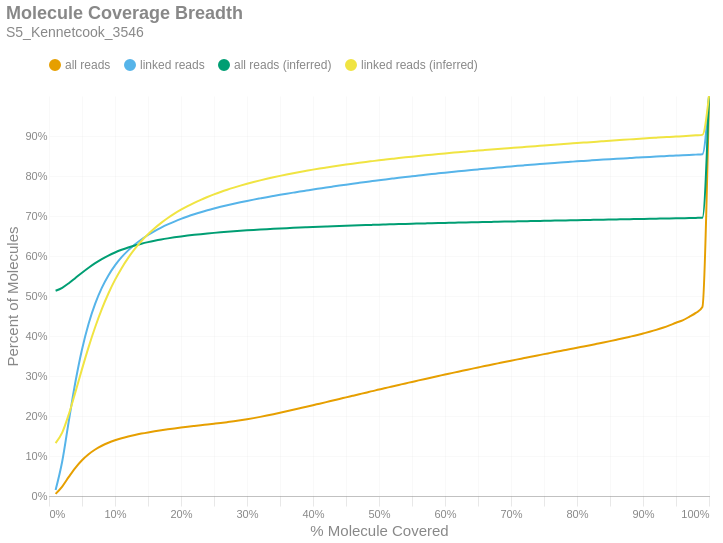

The code cell stored with this chart in its notebook:
### Markdown cell above
### Molecule Read Coverage
This chart shows molecule coverage breadth as computed by the number of bases aligned to that molecule. In other words, "*how much of each unique long molecule is actually sequenced/aligned?*" Keep in mind there is a distinction between sequences and alignments, since some sequences belonging to a particular molecule may not align well and wouldn't appear in the alignment data. This chart also shows molecule coverage breadth as computed by the *inferred fragment* from which the aligned sequences originate. Unlike read coverage, this calculation takes into account the total insert size, including unsequenced gaps between the forward and reverse reads. Like the previous figures, these are cumulative percents.

### Code cell
if SKIPLR:
    print_html(f"Skipped")
else:
    binned_df = consolidated_hist(valids['coverage_bp'], mask, 0.01, True)
    binned_df_inf = consolidated_hist(valids['coverage_inserts'], mask, 0.01, True)
    binned_df = binned_df.with_columns(pl.lit(binned_df_inf['all reads (cumsum)']).alias('all reads (inferred)'))
    binned_df = binned_df.with_columns(pl.lit(binned_df_inf['linked reads (cumsum)']).alias('linked reads (inferred)'))
    binned_df = binned_df.with_columns(
        (pl.col('bin').cast(pl.Float64) + 0.01).alias('right_edge')
    )

    with SafeRender(binned_df):
        (
            density_plot(binned_df, 'Molecule Coverage Breadth', samplename, 'molcov', ['all reads (inferred)','linked reads (inferred)'])
            .encode(
                #x=alt.X('bin:Q', title="% Molecule Covered").axis(format = '%').scale(padding=0),
                x=alt.X('right_edge:Q', title="% Molecule Covered").axis(format='%').scale(padding=0),
                y=alt.Y('value:Q', title='Percent of Molecules')
                    .axis(format='%')
                    .stack(False)
                    .scale(domainMin=0, padding=0),
                color=alt.Color("key:N").scale(domain = ["all reads", "linked reads", "all reads (inferred)", "linked reads (inferred)"]),
                tooltip = [
                    alt.Tooltip("key:N", title = "Data Type"),
                    alt.Tooltip("range_label:N", title="% Molecule Covered"),
                    alt.Tooltip("value:Q", format = ".2%", title="% Molecules")
                ]
            )
        ).display()

### Figure 1 — Vega-Lite specification as saved in the notebook (floating-point values rounded to 4 significant figures)
{"width": "container", "height": 400, "config": {"title": {"anchor": "start", "dy": -15, "fontSize": 18, "color": "#888888", "subtitleColor": "#888888", "subtitleFontSize": 14}, "arc": {"fill": "#0072B2"}, "axis": {"domainColor": "#888888", "domainWidth": 0.5, "gridWidth": 0.2, "grid": false, "titleFontWeight": 400, "titleFontSize": 15, "labelFontSize": 11, "labelColor": "#888888", "tickColor": "#888888", "tickWidth": 0.2, "titleColor": "#888888"}, "axisBand": {"grid": false}, "axisX": {"grid": true, "tickSize": 10, "domainCap": "round"}, "axisY": {"domain": false, "grid": true, "tickSize": 0, "domainCap": "round"}, "background": "transparent", "header": {"labelFontSize": 15, "labelColor": "#888888", "titleFontSize": 15, "titleFontWeight": 600, "titleColor": "#888888"}, "legend": {"labelFont": "sans-serif", "labelFontSize": 12, "labelColor": "#888888", "symbolSize": 100, "symbolType": "circle", "titleFontSize": 12, "titlePadding": 10, "titleColor": "#888888", "title": null, "orient": "top"}, "range": {"category": ["#E69F00", "#56B4E9", "#009E73", "#F0E442", "#0072B2", "#D55E00", "#CC79A7", "#000000"], "diverging": ["#cfe8f3", "#a2d4ec", "#73bfe2", "#46abdb", "#1696d2", "#12719e"]}, "area": {"fill": "#0072B2", "fillOpacity": 0.7, "line": true, "strokeOpacity": 0.7}, "line": {"color": "#0072B2", "stroke": "#0072B2", "strokeWidth": 2}, "trail": {"color": "#0072B2", "stroke": "#0072B2", "strokeWidth": 0, "size": 1}, "point": {"filled": true, "fillOpacity": 1.0, "size": 95}, "text": {"color": "#888888", "fontSize": 11, "align": "right", "fontWeight": 400, "size": 11}, "bar": {"fill": "#0072B2", "stroke": null}, "view": {"stroke": null, "continuousWidth": 660, "continuousHeight": 400}}, "data": {"name": "data-6b76a223b1acdf2521cb4d417e2a2909"}, "mark": {"type": "line", "interpolate": "monotone", "point": {"opacity": 0, "size": 275}}, "encoding": {"color": {"field": "key", "scale": {"domain": ["all reads", "linked reads", "all reads (inferred)", "linked reads (inferred)"]}, "type": "nominal"}, "tooltip": [{"field": "key", "title": "Data Type", "type": "nominal"}, {"field": "range_label", "title": "% Molecule Covered", "type": "nominal"}, {"field": "value", "format": ".2%", "title": "% Molecules", "type": "quantitative"}], "x": {"axis": {"format": "%"}, "field": "right_edge", "scale": {"padding": 0}, "title": "% Molecule Covered", "type": "quantitative"}, "y": {"axis": {"format": "%"}, "field": "value", "scale": {"domainMin": 0, "padding": 0}, "stack": false, "title": "Percent of Molecules", "type": "quantitative"}}, "params": [{"name": "param_c36ac31b6afebe62", "select": {"type": "point", "fields": ["key"]}, "bind": "legend"}], "title": {"text": "Molecule Coverage Breadth", "subtitle": "S5_Kennetcook_3546"}, "transform": [{"fold": ["all reads (cumsum)", "linked reads (cumsum)", "all reads (inferred)", "linked reads (inferred)"]}, {"calculate": "replace(datum.key, ' (cumsum)', '')", "as": "key"}, {"filter": {"param": "param_c36ac31b6afebe62"}}], "usermeta": {"embedOptions": {"downloadFileName": "S5_Kennetcook_3546.molcov"}}, "$schema": "https://vega.github.io/schema/vega-lite/v6.1.0.json", "datasets": {"data-6b76a223b1acdf2521cb4d417e2a2909": [{"bin": "0.0", "interval": "0.0-0.01", "all reads": 0.005276, "linked reads": 0.0151, "all reads (cumsum)": 0.005276, "linked reads (cumsum)": 0.0151, "range_label": "0.0-0.01", "all reads (inferred)": 0.5131, "linked reads (inferred)": 0.132, "right_edge": 0.01}, {"bin": "0.01", "interval": "0.01-0.02", "all reads": 0.01839, "linked reads": 0.07117, "all reads (cumsum)": 0.02367, "linked reads (cumsum)": 0.08628, "range_label": "0.01-0.02", "all reads (inferred)": 0.5206, "linked reads (inferred)": 0.1583, "right_edge": 0.02}, {"bin": "0.02", "interval": "0.02-0.03", "all reads": 0.02405, "linked reads": 0.101, "all reads (cumsum)": 0.04772, "linked reads (cumsum)": 0.1873, "range_label": "0.02-0.03", "all reads (inferred)": 0.5319, "linked reads (inferred)": 0.2043, "right_edge": 0.03}, {"bin": "0.03", "interval": "0.03-0.04", "all reads": 0.02276, "linked reads": 0.09757, "all reads (cumsum)": 0.07049, "linked reads (cumsum)": 0.2849, "range_label": "0.03-0.04", "all reads (inferred)": 0.545, "linked reads (inferred)": 0.2598, "right_edge": 0.04}, {"bin": "0.04", "interval": "0.04-0.05", "all reads": 0.01896, "linked reads": 0.08154, "all reads (cumsum)": 0.08945, "linked reads (cumsum)": 0.3664, "range_label": "0.04-0.05", "all reads (inferred)": 0.5582, "linked reads (inferred)": 0.3172, "right_edge": 0.05}, {"bin": "0.05", "interval": "0.05-0.06", "all reads": 0.01503, "linked reads": 0.06443, "all reads (cumsum)": 0.1045, "linked reads (cumsum)": 0.4309, "range_label": "0.05-0.06", "all reads (inferred)": 0.5708, "linked reads (inferred)": 0.3722, "right_edge": 0.06}, {"bin": "0.06", "interval": "0.06-0.07", "all reads": 0.01179, "linked reads": 0.05012, "all reads (cumsum)": 0.1163, "linked reads (cumsum)": 0.481, "range_label": "0.06-0.07", "all reads (inferred)": 0.5822, "linked reads (inferred)": 0.4226, "right_edge": 0.07}, {"bin": "0.07", "interval": "0.07-0.08", "all reads": 0.009343, "linked reads": 0.03935, "all reads (cumsum)": 0.1256, "linked reads (cumsum)": 0.5203, "range_label": "0.07-0.08", "all reads (inferred)": 0.5923, "linked reads (inferred)": 0.4673, "right_edge": 0.08}, {"bin": "0.08", "interval": "0.08-0.09", "all reads": 0.007465, "linked reads": 0.03097, "all reads (cumsum)": 0.1331, "linked reads (cumsum)": 0.5513, "range_label": "0.08-0.09", "all reads (inferred)": 0.6011, "linked reads (inferred)": 0.5063, "right_edge": 0.09}, {"bin": "0.09", "interval": "0.09-0.1", "all reads": 0.006145, "linked reads": 0.02505, "all reads (cumsum)": 0.1392, "linked reads (cumsum)": 0.5764, "range_label": "0.09-0.1", "all reads (inferred)": 0.6088, "linked reads (inferred)": 0.5402, "right_edge": 0.1}, {"bin": "0.1", "interval": "0.1-0.11", "all reads": 0.005186, "linked reads": 0.02066, "all reads (cumsum)": 0.1444, "linked reads (cumsum)": 0.597, "range_label": "0.1-0.11", "all reads (inferred)": 0.6155, "linked reads (inferred)": 0.5696, "right_edge": 0.11}, {"bin": "0.11", "interval": "0.11-0.12", "all reads": 0.004372, "linked reads": 0.01706, "all reads (cumsum)": 0.1488, "linked reads (cumsum)": 0.6141, "range_label": "0.11-0.12", "all reads (inferred)": 0.6213, "linked reads (inferred)": 0.5952, "right_edge": 0.12}, {"bin": "0.12", "interval": "0.12-0.13", "all reads": 0.003835, "linked reads": 0.01465, "all reads (cumsum)": 0.1526, "linked reads (cumsum)": 0.6287, "range_label": "0.12-0.13", "all reads (inferred)": 0.6264, "linked reads (inferred)": 0.6176, "right_edge": 0.13}, {"bin": "0.13", "interval": "0.13-0.14", "all reads": 0.003375, "linked reads": 0.01265, "all reads (cumsum)": 0.156, "linked reads (cumsum)": 0.6414, "range_label": "0.13-0.14", "all reads (inferred)": 0.6308, "linked reads (inferred)": 0.6372, "right_edge": 0.14}, {"bin": "0.14", "interval": "0.14-0.15", "all reads": 0.003025, "linked reads": 0.01108, "all reads (cumsum)": 0.159, "linked reads (cumsum)": 0.6525, "range_label": "0.14-0.15", "all reads (inferred)": 0.6347, "linked reads (inferred)": 0.6542, "right_edge": 0.15}, {"bin": "0.15", "interval": "0.15-0.16", "all reads": 0.002745, "linked reads": 0.009813, "all reads (cumsum)": 0.1618, "linked reads (cumsum)": 0.6623, "range_label": "0.15-0.16", "all reads (inferred)": 0.6382, "linked reads (inferred)": 0.6693, "right_edge": 0.16}, {"bin": "0.16", "interval": "0.16-0.17", "all reads": 0.002532, "linked reads": 0.008784, "all reads (cumsum)": 0.1643, "linked reads (cumsum)": 0.6711, "range_label": "0.16-0.17", "all reads (inferred)": 0.6413, "linked reads (inferred)": 0.6829, "right_edge": 0.17}, {"bin": "0.17", "interval": "0.17-0.18", "all reads": 0.00236, "linked reads": 0.007908, "all reads (cumsum)": 0.1667, "linked reads (cumsum)": 0.679, "range_label": "0.17-0.18", "all reads (inferred)": 0.6441, "linked reads (inferred)": 0.695, "right_edge": 0.18}, {"bin": "0.18", "interval": "0.18-0.19", "all reads": 0.002221, "linked reads": 0.007141, "all reads (cumsum)": 0.1689, "linked reads (cumsum)": 0.6861, "range_label": "0.18-0.19", "all reads (inferred)": 0.6466, "linked reads (inferred)": 0.7059, "right_edge": 0.19}, {"bin": "0.19", "interval": "0.19-0.2", "all reads": 0.002136, "linked reads": 0.006572, "all reads (cumsum)": 0.171, "linked reads (cumsum)": 0.6927, "range_label": "0.19-0.2", "all reads (inferred)": 0.6489, "linked reads (inferred)": 0.7157, "right_edge": 0.2}, {"bin": "0.2", "interval": "0.2-0.21", "all reads": 0.00204, "linked reads": 0.005967, "all reads (cumsum)": 0.1731, "linked reads (cumsum)": 0.6986, "range_label": "0.2-0.21", "all reads (inferred)": 0.651, "linked reads (inferred)": 0.7248, "right_edge": 0.21}, {"bin": "0.21", "interval": "0.21-0.22", "all reads": 0.001954, "linked reads": 0.005547, "all reads (cumsum)": 0.175, "linked reads (cumsum)": 0.7042, "range_label": "0.21-0.22", "all reads (inferred)": 0.6529, "linked reads (inferred)": 0.733, "right_edge": 0.22}, {"bin": "0.22", "interval": "0.22-0.23", "all reads": 0.00192, "linked reads": 0.005153, "all reads (cumsum)": 0.1769, "linked reads (cumsum)": 0.7093, "range_label": "0.22-0.23", "all reads (inferred)": 0.6546, "linked reads (inferred)": 0.7405, "right_edge": 0.23}, {"bin": "0.23", "interval": "0.23-0.24", "all reads": 0.00188, "linked reads": 0.00484, "all reads (cumsum)": 0.1788, "linked reads (cumsum)": 0.7142, "range_label": "0.23-0.24", "all reads (inferred)": 0.6563, "linked reads (inferred)": 0.7475, "right_edge": 0.24}, {"bin": "0.24", "interval": "0.24-0.25", "all reads": 0.001908, "linked reads": 0.004496, "all reads (cumsum)": 0.1807, "linked reads (cumsum)": 0.7187, "range_label": "0.24-0.25", "all reads (inferred)": 0.6578, "linked reads (inferred)": 0.754, "right_edge": 0.25}, {"bin": "0.25", "interval": "0.25-0.26", "all reads": 0.001925, "linked reads": 0.004235, "all reads (cumsum)": 0.1826, "linked reads (cumsum)": 0.7229, "range_label": "0.25-0.26", "all reads (inferred)": 0.6592, "linked reads (inferred)": 0.7601, "right_edge": 0.26}, {"bin": "0.26", "interval": "0.26-0.27", "all reads": 0.001987, "linked reads": 0.004027, "all reads (cumsum)": 0.1846, "linked reads (cumsum)": 0.7269, "range_label": "0.26-0.27", "all reads (inferred)": 0.6606, "linked reads (inferred)": 0.7657, "right_edge": 0.27}, {"bin": "0.27", "interval": "0.27-0.28", "all reads": 0.002104, "linked reads": 0.003748, "all reads (cumsum)": 0.1867, "linked reads (cumsum)": 0.7307, "range_label": "0.27-0.28", "all reads (inferred)": 0.6618, "linked reads (inferred)": 0.771, "right_edge": 0.28}, {"bin": "0.28", "interval": "0.28-0.29", "all reads": 0.002371, "linked reads": 0.003555, "all reads (cumsum)": 0.1891, "linked reads (cumsum)": 0.7342, "range_label": "0.28-0.29", "all reads (inferred)": 0.663, "linked reads (inferred)": 0.776, "right_edge": 0.29}, {"bin": "0.29", "interval": "0.29-0.3", "all reads": 0.002678, "linked reads": 0.003453, "all reads (cumsum)": 0.1918, "linked reads (cumsum)": 0.7377, "range_label": "0.29-0.3", "all reads (inferred)": 0.6641, "linked reads (inferred)": 0.7806, "right_edge": 0.3}, {"bin": "0.3", "interval": "0.3-0.31", "all reads": 0.00291, "linked reads": 0.003268, "all reads (cumsum)": 0.1947, "linked reads (cumsum)": 0.741, "range_label": "0.3-0.31", "all reads (inferred)": 0.6651, "linked reads (inferred)": 0.785, "right_edge": 0.31}, {"bin": "0.31", "interval": "0.31-0.32", "all reads": 0.003127, "linked reads": 0.003112, "all reads (cumsum)": 0.1978, "linked reads (cumsum)": 0.7441, "range_label": "0.31-0.32", "all reads (inferred)": 0.6661, "linked reads (inferred)": 0.7891, "right_edge": 0.32}, {"bin": "0.32", "interval": "0.32-0.33", "all reads": 0.003326, "linked reads": 0.003061, "all reads (cumsum)": 0.2011, "linked reads (cumsum)": 0.7471, "range_label": "0.32-0.33", "all reads (inferred)": 0.667, "linked reads (inferred)": 0.793, "right_edge": 0.33}, {"bin": "0.33", "interval": "0.33-0.34", "all reads": 0.003426, "linked reads": 0.002928, "all reads (cumsum)": 0.2046, "linked reads (cumsum)": 0.7501, "range_label": "0.33-0.34", "all reads (inferred)": 0.6679, "linked reads (inferred)": 0.7968, "right_edge": 0.34}, {"bin": "0.34", "interval": "0.34-0.35", "all reads": 0.003548, "linked reads": 0.002872, "all reads (cumsum)": 0.2081, "linked reads (cumsum)": 0.7529, "range_label": "0.34-0.35", "all reads (inferred)": 0.6688, "linked reads (inferred)": 0.8004, "right_edge": 0.35}, {"bin": "0.35", "interval": "0.35-0.36", "all reads": 0.003625, "linked reads": 0.002775, "all reads (cumsum)": 0.2117, "linked reads (cumsum)": 0.7557, "range_label": "0.35-0.36", "all reads (inferred)": 0.6696, "linked reads (inferred)": 0.8038, "right_edge": 0.36}, {"bin": "0.36", "interval": "0.36-0.37", "all reads": 0.003704, "linked reads": 0.002695, "all reads (cumsum)": 0.2154, "linked reads (cumsum)": 0.7584, "range_label": "0.36-0.37", "all reads (inferred)": 0.6704, "linked reads (inferred)": 0.807, "right_edge": 0.37}, {"bin": "0.37", "interval": "0.37-0.38", "all reads": 0.003806, "linked reads": 0.002676, "all reads (cumsum)": 0.2193, "linked reads (cumsum)": 0.7611, "range_label": "0.37-0.38", "all reads (inferred)": 0.6712, "linked reads (inferred)": 0.8101, "right_edge": 0.38}, {"bin": "0.38", "interval": "0.38-0.39", "all reads": 0.003842, "linked reads": 0.002598, "all reads (cumsum)": 0.2231, "linked reads (cumsum)": 0.7637, "range_label": "0.38-0.39", "all reads (inferred)": 0.6719, "linked reads (inferred)": 0.813, "right_edge": 0.39}, {"bin": "0.39", "interval": "0.39-0.4", "all reads": 0.003936, "linked reads": 0.002606, "all reads (cumsum)": 0.227, "linked reads (cumsum)": 0.7663, "range_label": "0.39-0.4", "all reads (inferred)": 0.6726, "linked reads (inferred)": 0.8159, "right_edge": 0.4}, {"bin": "0.4", "interval": "0.4-0.41", "all reads": 0.003834, "linked reads": 0.002466, "all reads (cumsum)": 0.2309, "linked reads (cumsum)": 0.7688, "range_label": "0.4-0.41", "all reads (inferred)": 0.6732, "linked reads (inferred)": 0.8186, "right_edge": 0.41}, {"bin": "0.41", "interval": "0.41-0.42", "all reads": 0.003885, "linked reads": 0.002462, "all reads (cumsum)": 0.2348, "linked reads (cumsum)": 0.7712, "range_label": "0.41-0.42", "all reads (inferred)": 0.6739, "linked reads (inferred)": 0.8212, "right_edge": 0.42}, {"bin": "0.42", "interval": "0.42-0.43", "all reads": 0.003955, "linked reads": 0.002417, "all reads (cumsum)": 0.2387, "linked reads (cumsum)": 0.7736, "range_label": "0.42-0.43", "all reads (inferred)": 0.6745, "linked reads (inferred)": 0.8238, "right_edge": 0.43}, {"bin": "0.43", "interval": "0.43-0.44", "all reads": 0.003892, "linked reads": 0.002401, "all reads (cumsum)": 0.2426, "linked reads (cumsum)": 0.776, "range_label": "0.43-0.44", "all reads (inferred)": 0.6751, "linked reads (inferred)": 0.8262, "right_edge": 0.44}, {"bin": "0.44", "interval": "0.44-0.45", "all reads": 0.003945, "linked reads": 0.002323, "all reads (cumsum)": 0.2465, "linked reads (cumsum)": 0.7784, "range_label": "0.44-0.45", "all reads (inferred)": 0.6757, "linked reads (inferred)": 0.8286, "right_edge": 0.45}, {"bin": "0.45", "interval": "0.45-0.46", "all reads": 0.003921, "linked reads": 0.002286, "all reads (cumsum)": 0.2505, "linked reads (cumsum)": 0.7806, "range_label": "0.45-0.46", "all reads (inferred)": 0.6762, "linked reads (inferred)": 0.8309, "right_edge": 0.46}, {"bin": "0.46", "interval": "0.46-0.47", "all reads": 0.003931, "linked reads": 0.002264, "all reads (cumsum)": 0.2544, "linked reads (cumsum)": 0.7829, "range_label": "0.46-0.47", "all reads (inferred)": 0.6768, "linked reads (inferred)": 0.833, "right_edge": 0.47}, {"bin": "0.47", "interval": "0.47-0.48", "all reads": 0.003957, "linked reads": 0.002256, "all reads (cumsum)": 0.2584, "linked reads (cumsum)": 0.7852, "range_label": "0.47-0.48", "all reads (inferred)": 0.6773, "linked reads (inferred)": 0.8352, "right_edge": 0.48}, {"bin": "0.48", "interval": "0.48-0.49", "all reads": 0.003794, "linked reads": 0.002131, "all reads (cumsum)": 0.2621, "linked reads (cumsum)": 0.7873, "range_label": "0.48-0.49", "all reads (inferred)": 0.6778, "linked reads (inferred)": 0.8372, "right_edge": 0.49}, {"bin": "0.49", "interval": "0.49-0.5", "all reads": 0.004177, "linked reads": 0.002182, "all reads (cumsum)": 0.2663, "linked reads (cumsum)": 0.7895, "range_label": "0.49-0.5", "all reads (inferred)": 0.6783, "linked reads (inferred)": 0.8392, "right_edge": 0.5}, {"bin": "0.5", "interval": "0.5-0.51", "all reads": 0.003602, "linked reads": 0.002, "all reads (cumsum)": 0.2699, "linked reads (cumsum)": 0.7915, "range_label": "0.5-0.51", "all reads (inferred)": 0.6788, "linked reads (inferred)": 0.8411, "right_edge": 0.51}, {"bin": "0.51", "interval": "0.51-0.52", "all reads": 0.003936, "linked reads": 0.002023, "all reads (cumsum)": 0.2739, "linked reads (cumsum)": 0.7935, "range_label": "0.51-0.52", "all reads (inferred)": 0.6793, "linked reads (inferred)": 0.843, "right_edge": 0.52}, {"bin": "0.52", "interval": "0.52-0.53", "all reads": 0.003806, "linked reads": 0.002004, "all reads (cumsum)": 0.2777, "linked reads (cumsum)": 0.7955, "range_label": "0.52-0.53", "all reads (inferred)": 0.6798, "linked reads (inferred)": 0.8449, "right_edge": 0.53}, {"bin": "0.53", "interval": "0.53-0.54", "all reads": 0.003814, "linked reads": 0.001938, "all reads (cumsum)": 0.2815, "linked reads (cumsum)": 0.7974, "range_label": "0.53-0.54", "all reads (inferred)": 0.6802, "linked reads (inferred)": 0.8467, "right_edge": 0.54}, {"bin": "0.54", "interval": "0.54-0.55", "all reads": 0.003726, "linked reads": 0.001868, "all reads (cumsum)": 0.2852, "linked reads (cumsum)": 0.7993, "range_label": "0.54-0.55", "all reads (inferred)": 0.6807, "linked reads (inferred)": 0.8484, "right_edge": 0.55}, {"bin": "0.55", "interval": "0.55-0.56", "all reads": 0.003804, "linked reads": 0.001853, "all reads (cumsum)": 0.289, "linked reads (cumsum)": 0.8012, "range_label": "0.55-0.56", "all reads (inferred)": 0.6811, "linked reads (inferred)": 0.8501, "right_edge": 0.56}, {"bin": "0.56", "interval": "0.56-0.57", "all reads": 0.00372, "linked reads": 0.001869, "all reads (cumsum)": 0.2927, "linked reads (cumsum)": 0.803, "range_label": "0.56-0.57", "all reads (inferred)": 0.6815, "linked reads (inferred)": 0.8517, "right_edge": 0.57}, {"bin": "0.57", "interval": "0.57-0.58", "all reads": 0.003647, "linked reads": 0.001815, "all reads (cumsum)": 0.2964, "linked reads (cumsum)": 0.8048, "range_label": "0.57-0.58", "all reads (inferred)": 0.6819, "linked reads (inferred)": 0.8534, "right_edge": 0.58}, {"bin": "0.58", "interval": "0.58-0.59", "all reads": 0.003648, "linked reads": 0.00174, "all reads (cumsum)": 0.3, "linked reads (cumsum)": 0.8066, "range_label": "0.58-0.59", "all reads (inferred)": 0.6823, "linked reads (inferred)": 0.8549, "right_edge": 0.59}, {"bin": "0.59", "interval": "0.59-0.6", "all reads": 0.003699, "linked reads": 0.001773, "all reads (cumsum)": 0.3037, "linked reads (cumsum)": 0.8084, "range_label": "0.59-0.6", "all reads (inferred)": 0.6827, "linked reads (inferred)": 0.8564, "right_edge": 0.6}, {"bin": "0.6", "interval": "0.6-0.61", "all reads": 0.003494, "linked reads": 0.001666, "all reads (cumsum)": 0.3072, "linked reads (cumsum)": 0.81, "range_label": "0.6-0.61", "all reads (inferred)": 0.6831, "linked reads (inferred)": 0.8579, "right_edge": 0.61}, {"bin": "0.61", "interval": "0.61-0.62", "all reads": 0.003595, "linked reads": 0.001669, "all reads (cumsum)": 0.3108, "linked reads (cumsum)": 0.8117, "range_label": "0.61-0.62", "all reads (inferred)": 0.6835, "linked reads (inferred)": 0.8594, "right_edge": 0.62}, {"bin": "0.62", "interval": "0.62-0.63", "all reads": 0.003508, "linked reads": 0.001626, "all reads (cumsum)": 0.3143, "linked reads (cumsum)": 0.8133, "range_label": "0.62-0.63", "all reads (inferred)": 0.6839, "linked reads (inferred)": 0.8608, "right_edge": 0.63}, {"bin": "0.63", "interval": "0.63-0.64", "all reads": 0.003525, "linked reads": 0.001587, "all reads (cumsum)": 0.3178, "linked reads (cumsum)": 0.8149, "range_label": "0.63-0.64", "all reads (inferred)": 0.6842, "linked reads (inferred)": 0.8622, "right_edge": 0.64}, {"bin": "0.64", "interval": "0.64-0.65", "all reads": 0.003464, "linked reads": 0.001596, "all reads (cumsum)": 0.3213, "linked reads (cumsum)": 0.8165, "range_label": "0.64-0.65", "all reads (inferred)": 0.6846, "linked reads (inferred)": 0.8636, "right_edge": 0.65}, {"bin": "0.65", "interval": "0.65-0.66", "all reads": 0.003513, "linked reads": 0.001574, "all reads (cumsum)": 0.3248, "linked reads (cumsum)": 0.8181, "range_label": "0.65-0.66", "all reads (inferred)": 0.685, "linked reads (inferred)": 0.8649, "right_edge": 0.66}, {"bin": "0.66", "interval": "0.66-0.67", "all reads": 0.003362, "linked reads": 0.001509, "all reads (cumsum)": 0.3282, "linked reads (cumsum)": 0.8196, "range_label": "0.66-0.67", "all reads (inferred)": 0.6853, "linked reads (inferred)": 0.8662, "right_edge": 0.67}, {"bin": "0.67", "interval": "0.67-0.68", "all reads": 0.003361, "linked reads": 0.001481, "all reads (cumsum)": 0.3315, "linked reads (cumsum)": 0.8211, "range_label": "0.67-0.68", "all reads (inferred)": 0.6856, "linked reads (inferred)": 0.8675, "right_edge": 0.68}, {"bin": "0.68", "interval": "0.68-0.69", "all reads": 0.003351, "linked reads": 0.001431, "all reads (cumsum)": 0.3349, "linked reads (cumsum)": 0.8225, "range_label": "0.68-0.69", "all reads (inferred)": 0.686, "linked reads (inferred)": 0.8687, "right_edge": 0.69}, {"bin": "0.69", "interval": "0.69-0.7", "all reads": 0.003382, "linked reads": 0.001432, "all reads (cumsum)": 0.3383, "linked reads (cumsum)": 0.8239, "range_label": "0.69-0.7", "all reads (inferred)": 0.6863, "linked reads (inferred)": 0.87, "right_edge": 0.7}, {"bin": "0.7", "interval": "0.7-0.71", "all reads": 0.003258, "linked reads": 0.001399, "all reads (cumsum)": 0.3415, "linked reads (cumsum)": 0.8253, "range_label": "0.7-0.71", "all reads (inferred)": 0.6867, "linked reads (inferred)": 0.8713, "right_edge": 0.71}, {"bin": "0.71", "interval": "0.71-0.72", "all reads": 0.003275, "linked reads": 0.001354, "all reads (cumsum)": 0.3448, "linked reads (cumsum)": 0.8267, "range_label": "0.71-0.72", "all reads (inferred)": 0.687, "linked reads (inferred)": 0.8725, "right_edge": 0.72}, {"bin": "0.72", "interval": "0.72-0.73", "all reads": 0.003265, "linked reads": 0.001337, "all reads (cumsum)": 0.3481, "linked reads (cumsum)": 0.828, "range_label": "0.72-0.73", "all reads (inferred)": 0.6873, "linked reads (inferred)": 0.8737, "right_edge": 0.73}, {"bin": "0.73", "interval": "0.73-0.74", "all reads": 0.003217, "linked reads": 0.001321, "all reads (cumsum)": 0.3513, "linked reads (cumsum)": 0.8293, "range_label": "0.73-0.74", "all reads (inferred)": 0.6876, "linked reads (inferred)": 0.875, "right_edge": 0.74}, {"bin": "0.74", "interval": "0.74-0.75", "all reads": 0.003378, "linked reads": 0.00133, "all reads (cumsum)": 0.3547, "linked reads (cumsum)": 0.8307, "range_label": "0.74-0.75", "all reads (inferred)": 0.688, "linked reads (inferred)": 0.8762, "right_edge": 0.75}, {"bin": "0.75", "interval": "0.75-0.76", "all reads": 0.003118, "linked reads": 0.001253, "all reads (cumsum)": 0.3578, "linked reads (cumsum)": 0.8319, "range_label": "0.75-0.76", "all reads (inferred)": 0.6883, "linked reads (inferred)": 0.8774, "right_edge": 0.76}, {"bin": "0.76", "interval": "0.76-0.77", "all reads": 0.00321, "linked reads": 0.001192, "all reads (cumsum)": 0.361, "linked reads (cumsum)": 0.8331, "range_label": "0.76-0.77", "all reads (inferred)": 0.6886, "linked reads (inferred)": 0.8787, "right_edge": 0.77}, {"bin": "0.77", "interval": "0.77-0.78", "all reads": 0.003191, "linked reads": 0.001206, "all reads (cumsum)": 0.3642, "linked reads (cumsum)": 0.8343, "range_label": "0.77-0.78", "all reads (inferred)": 0.689, "linked reads (inferred)": 0.8799, "right_edge": 0.78}, {"bin": "0.78", "interval": "0.78-0.79", "all reads": 0.003211, "linked reads": 0.001173, "all reads (cumsum)": 0.3674, "linked reads (cumsum)": 0.8355, "range_label": "0.78-0.79", "all reads (inferred)": 0.6893, "linked reads (inferred)": 0.8811, "right_edge": 0.79}, {"bin": "0.79", "interval": "0.79-0.8", "all reads": 0.003353, "linked reads": 0.001175, "all reads (cumsum)": 0.3708, "linked reads (cumsum)": 0.8367, "range_label": "0.79-0.8", "all reads (inferred)": 0.6896, "linked reads (inferred)": 0.8823, "right_edge": 0.8}, {"bin": "0.8", "interval": "0.8-0.81", "all reads": 0.003076, "linked reads": 0.001098, "all reads (cumsum)": 0.3738, "linked reads (cumsum)": 0.8378, "range_label": "0.8-0.81", "all reads (inferred)": 0.6899, "linked reads (inferred)": 0.8835, "right_edge": 0.81}, {"bin": "0.81", "interval": "0.81-0.82", "all reads": 0.003278, "linked reads": 0.001105, "all reads (cumsum)": 0.3771, "linked reads (cumsum)": 0.8389, "range_label": "0.81-0.82", "all reads (inferred)": 0.6902, "linked reads (inferred)": 0.8846, "right_edge": 0.82}, {"bin": "0.82", "interval": "0.82-0.83", "all reads": 0.003336, "linked reads": 0.001101, "all reads (cumsum)": 0.3804, "linked reads (cumsum)": 0.84, "range_label": "0.82-0.83", "all reads (inferred)": 0.6906, "linked reads (inferred)": 0.8858, "right_edge": 0.83}, {"bin": "0.83", "interval": "0.83-0.84", "all reads": 0.003346, "linked reads": 0.001062, "all reads (cumsum)": 0.3838, "linked reads (cumsum)": 0.841, "range_label": "0.83-0.84", "all reads (inferred)": 0.6909, "linked reads (inferred)": 0.887, "right_edge": 0.84}, {"bin": "0.84", "interval": "0.84-0.85", "all reads": 0.003393, "linked reads": 0.00104, "all reads (cumsum)": 0.3872, "linked reads (cumsum)": 0.8421, "range_label": "0.84-0.85", "all reads (inferred)": 0.6912, "linked reads (inferred)": 0.8881, "right_edge": 0.85}, {"bin": "0.85", "interval": "0.85-0.86", "all reads": 0.003496, "linked reads": 0.001009, "all reads (cumsum)": 0.3907, "linked reads (cumsum)": 0.8431, "range_label": "0.85-0.86", "all reads (inferred)": 0.6915, "linked reads (inferred)": 0.8893, "right_edge": 0.86}, {"bin": "0.86", "interval": "0.86-0.87", "all reads": 0.003585, "linked reads": 0.0009755, "all reads (cumsum)": 0.3943, "linked reads (cumsum)": 0.8441, "range_label": "0.86-0.87", "all reads (inferred)": 0.6918, "linked reads (inferred)": 0.8904, "right_edge": 0.87}, {"bin": "0.87", "interval": "0.87-0.88", "all reads": 0.003807, "linked reads": 0.0009464, "all reads (cumsum)": 0.3981, "linked reads (cumsum)": 0.845, "range_label": "0.87-0.88", "all reads (inferred)": 0.6921, "linked reads (inferred)": 0.8916, "right_edge": 0.88}, {"bin": "0.88", "interval": "0.88-0.89", "all reads": 0.003891, "linked reads": 0.0009443, "all reads (cumsum)": 0.402, "linked reads (cumsum)": 0.8459, "range_label": "0.88-0.89", "all reads (inferred)": 0.6924, "linked reads (inferred)": 0.8926, "right_edge": 0.89}, {"bin": "0.89", "interval": "0.89-0.9", "all reads": 0.004289, "linked reads": 0.0009275, "all reads (cumsum)": 0.4063, "linked reads (cumsum)": 0.8469, "range_label": "0.89-0.9", "all reads (inferred)": 0.6927, "linked reads (inferred)": 0.8937, "right_edge": 0.9}, {"bin": "0.9", "interval": "0.9-0.91", "all reads": 0.004363, "linked reads": 0.0008895, "all reads (cumsum)": 0.4106, "linked reads (cumsum)": 0.8478, "range_label": "0.9-0.91", "all reads (inferred)": 0.693, "linked reads (inferred)": 0.8948, "right_edge": 0.91}, {"bin": "0.91", "interval": "0.91-0.92", "all reads": 0.004685, "linked reads": 0.0008753, "all reads (cumsum)": 0.4153, "linked reads (cumsum)": 0.8486, "range_label": "0.91-0.92", "all reads (inferred)": 0.6933, "linked reads (inferred)": 0.8958, "right_edge": 0.92}, {"bin": "0.92", "interval": "0.92-0.93", "all reads": 0.005254, "linked reads": 0.0008451, "all reads (cumsum)": 0.4206, "linked reads (cumsum)": 0.8495, "range_label": "0.92-0.93", "all reads (inferred)": 0.6936, "linked reads (inferred)": 0.8967, "right_edge": 0.93}, {"bin": "0.93", "interval": "0.93-0.94", "all reads": 0.005904, "linked reads": 0.0008328, "all reads (cumsum)": 0.4265, "linked reads (cumsum)": 0.8503, "range_label": "0.93-0.94", "all reads (inferred)": 0.6939, "linked reads (inferred)": 0.8977, "right_edge": 0.94}, {"bin": "0.94", "interval": "0.94-0.95", "all reads": 0.006738, "linked reads": 0.0007893, "all reads (cumsum)": 0.4332, "linked reads (cumsum)": 0.8511, "range_label": "0.94-0.95", "all reads (inferred)": 0.6942, "linked reads (inferred)": 0.8986, "right_edge": 0.95}, {"bin": "0.95", "interval": "0.95-0.96", "all reads": 0.005837, "linked reads": 0.0008016, "all reads (cumsum)": 0.439, "linked reads (cumsum)": 0.8519, "range_label": "0.95-0.96", "all reads (inferred)": 0.6945, "linked reads (inferred)": 0.8995, "right_edge": 0.96}, {"bin": "0.96", "interval": "0.96-0.97", "all reads": 0.008866, "linked reads": 0.0007827, "all reads (cumsum)": 0.4479, "linked reads (cumsum)": 0.8527, "range_label": "0.96-0.97", "all reads (inferred)": 0.6948, "linked reads (inferred)": 0.9005, "right_edge": 0.97}, {"bin": "0.97", "interval": "0.97-0.98", "all reads": 0.009835, "linked reads": 0.0007463, "all reads (cumsum)": 0.4577, "linked reads (cumsum)": 0.8534, "range_label": "0.97-0.98", "all reads (inferred)": 0.6952, "linked reads (inferred)": 0.9016, "right_edge": 0.98}, {"bin": "0.98", "interval": "0.98-0.99", "all reads": 0.01477, "linked reads": 0.0007644, "all reads (cumsum)": 0.4725, "linked reads (cumsum)": 0.8542, "range_label": "0.98-0.99", "all reads (inferred)": 0.6957, "linked reads (inferred)": 0.9028, "right_edge": 0.99}, {"bin": "0.99", "interval": "0.99-1.0", "all reads": 0.5275, "linked reads": 0.1458, "all reads (cumsum)": 1.0, "linked reads (cumsum)": 1.0, "range_label": "0.99-1.0", "all reads (inferred)": 1.0, "linked reads (inferred)": 1.0, "right_edge": 1.0}]}}
